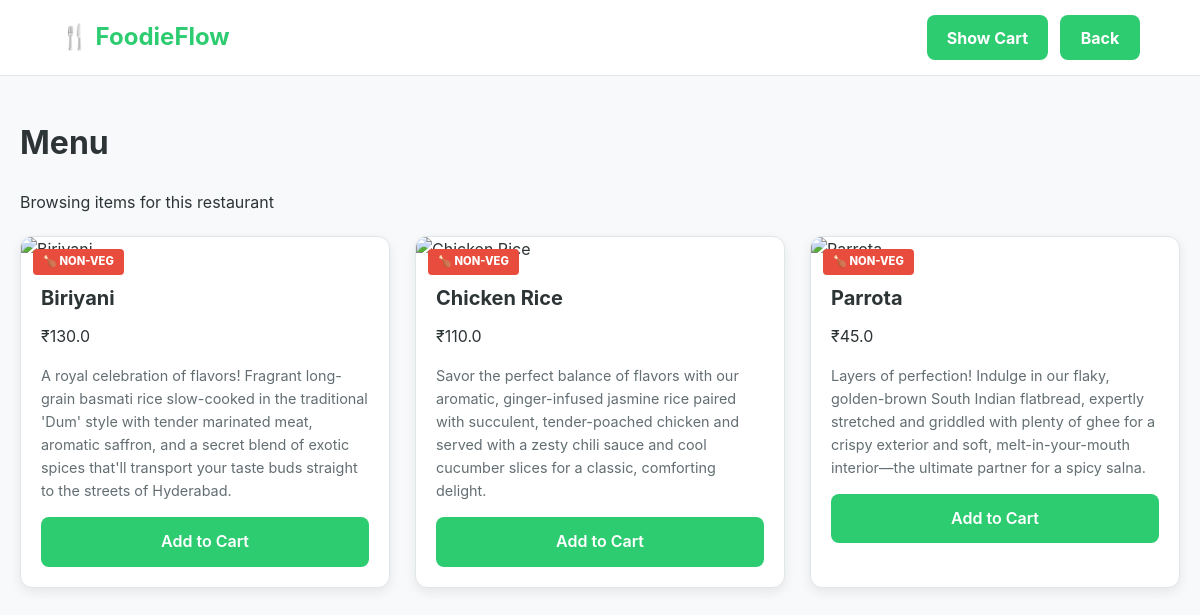
The app's page /view_menu/2/admin/ with its own data.
### delivery/models.py (models this page shows)
class Item(models.Model):
    restaurant = models.ForeignKey(Restaurant, on_delete= models.CASCADE, related_name="items")
    name = models.CharField(max_length=20)
    description= models.CharField(max_length=200)
    price = models.FloatField()
    vegeterian = models.BooleanField(default=False)
    picture = models.URLField(max_length=400, default= "https://encrypted-tbn0.gstatic.com/images?q=tbn:ANd9GcRWm05BLD7_9PXFVRIjDQ9u_-f3ZL98O651aw&s")

### delivery/views.py (the view)
# urls.py: path('view_menu/<int:restaurant_id>/<str:username>/', views.view_menu, name='view_menu'),
def view_menu(request, restaurant_id, username):
    restaurant = Restaurant.objects.get(id = restaurant_id)
    itemList = restaurant.items.all()
    return render(request, 'customer_menu.html'
                  ,{"itemList" : itemList,
                     "restaurant" : restaurant,
                     "username":username})

### delivery/templates/customer_menu.html (shortened to what this page needs)
<!DOCTYPE html>
<html lang="en">
<head>
    {% load static %}
    <link rel="stylesheet" href="{% static 'styles.css' %}">
</head>
<body>
    <div class="navbar">
    <h2>🍴 FoodieFlow</h2>
    <div class="nav-right nav-actions">
        <form action="{% url 'show_cart' username %}" method="get">
            <button type="submit" class="btn-nav-primary">
               Show Cart
            </button>
        </form>
        <div class="nav-right nav-actions">
        <button onclick="history.back()" class="btn-nav-primary">Back</button>
    </div>
    </div>
</div>
<div class="container">
    <div class="restaurant-header">
        <h1>Menu</h1>
        <p>Browsing items for this restaurant</p>
    </div>
    <div class="card-grid">
        {% for item in itemList %}
        <div class="card menu-card">
            <div class="image-container">
                {% if item.vegeterian %}
                    <span class="badge veg-badge">🌱 Veg</span>
                {% else %}
                    <span class="badge nonveg-badge">🍗 Non-Veg</span>
                {% endif %}
            </div>
            <div class="card-body">
                <div class="flex-row">
                    <h3 class="card-title">{{ item.name }}</h3>
                    <span class="price-tag">₹{{ item.price }}</span>
                </div>
                <p class="card-text text-muted">{{ item.description }}</p>
                <a href="{% url 'add_to_cart' item.id username %}" class="btn full-width">Add to Cart</a>
            </div>
        </div>
        {% endfor %}
    </div>
</div>
</body>
</html>

### delivery/static/styles.css (style rules this page uses)
:root { --primary: #2ecc71; --primary-hover: #27ae60; --danger: #e74c3c; --bg-light: #f8f9fa; --white: #ffffff; --text-main: #2d3436; --text-muted: #636e72; --border: #dfe6e9; --shadow: 0 4px 12px rgba(0, 0, 0, 0.08); --radius: 12px; }
* { box-sizing: border-box; font-family: 'Inter', -apple-system, sans-serif; }
body { background-color: var(--bg-light); color: var(--text-main); margin: 0; line-height: 1.6; }
.container { max-width: 1200px; margin: 0 auto; padding: 20px; }
.navbar { background: var(--white); padding: 15px 5%; display: flex; justify-content: space-between; align-items: center; border-bottom: 1px solid var(--border); position: sticky; top: 0; z-index: 1000; }
.navbar h2 { margin: 0; color: var(--primary); font-size: 1.5rem; }
.nav-right { display: flex; align-items: center; gap: 20px; }
button, .btn { background: var(--primary); color: white; padding: 12px 24px; border: none; border-radius: 8px; font-weight: 600; cursor: pointer; text-decoration: none; display: inline-block; transition: 0.3s; text-align: center; }
.full-width { width: 100%; }
.card-grid { display: grid; grid-template-columns: repeat(auto-fill, minmax(280px, 1fr)); gap: 25px; margin-top: 20px; }
.card { background: var(--white); border-radius: var(--radius); box-shadow: var(--shadow); overflow: hidden; transition: 0.3s; border: 1px solid var(--border); }
.card-body { padding: 20px; }
.card-title { margin: 0 0 10px 0; font-size: 1.25rem; }
.image-container { position: relative; }
.badge { position: absolute; top: 12px; left: 12px; padding: 4px 10px; border-radius: 4px; font-size: 0.7rem; font-weight: 800; text-transform: uppercase; color: white; }
.nonveg-badge { background: #e74c3c; }
.text-muted { color: var(--text-muted); font-size: 0.9rem; }
.nav-actions { display: flex; gap: 12px; align-items: center; }
.btn-nav-primary { background-color: var(--primary); color: white; border: none; padding: 10px 20px; border-radius: 8px; font-weight: 700; cursor: pointer; font-size: 1rem; min-width: 80px; height: 45px; display: flex; justify-content: center; align-items: center; transition: background 0.2s ease, transform 0.1s; }

### records on screen
Item: vegeterian "🍗 NON-VEG", name "Biriyani", price "130.0", description "A royal celebration of flavors! Fragrant long-grain basmati rice slow-cooked in the traditional 'Dum' style with tender marinated meat, aromatic saffron, and a secret blend of exotic spices that'll transport your taste buds straight to the streets of Hyderabad."
Item: vegeterian "🍗 NON-VEG", name "Chicken Rice", price "110.0", description "Savor the perfect balance of flavors with our aromatic, ginger-infused jasmine rice paired with succulent, tender-poached chicken and served with a zesty chili sauce and cool cucumber slices for a classic, comforting delight."
Item: vegeterian "🍗 NON-VEG", name "Parrota", price "45.0", description "Layers of perfection! Indulge in our flaky, golden-brown South Indian flatbread, expertly stretched and griddled with plenty of ghee for a crispy exterior and soft, melt-in-your-mouth interior—the ultimate partner for a spicy salna."
